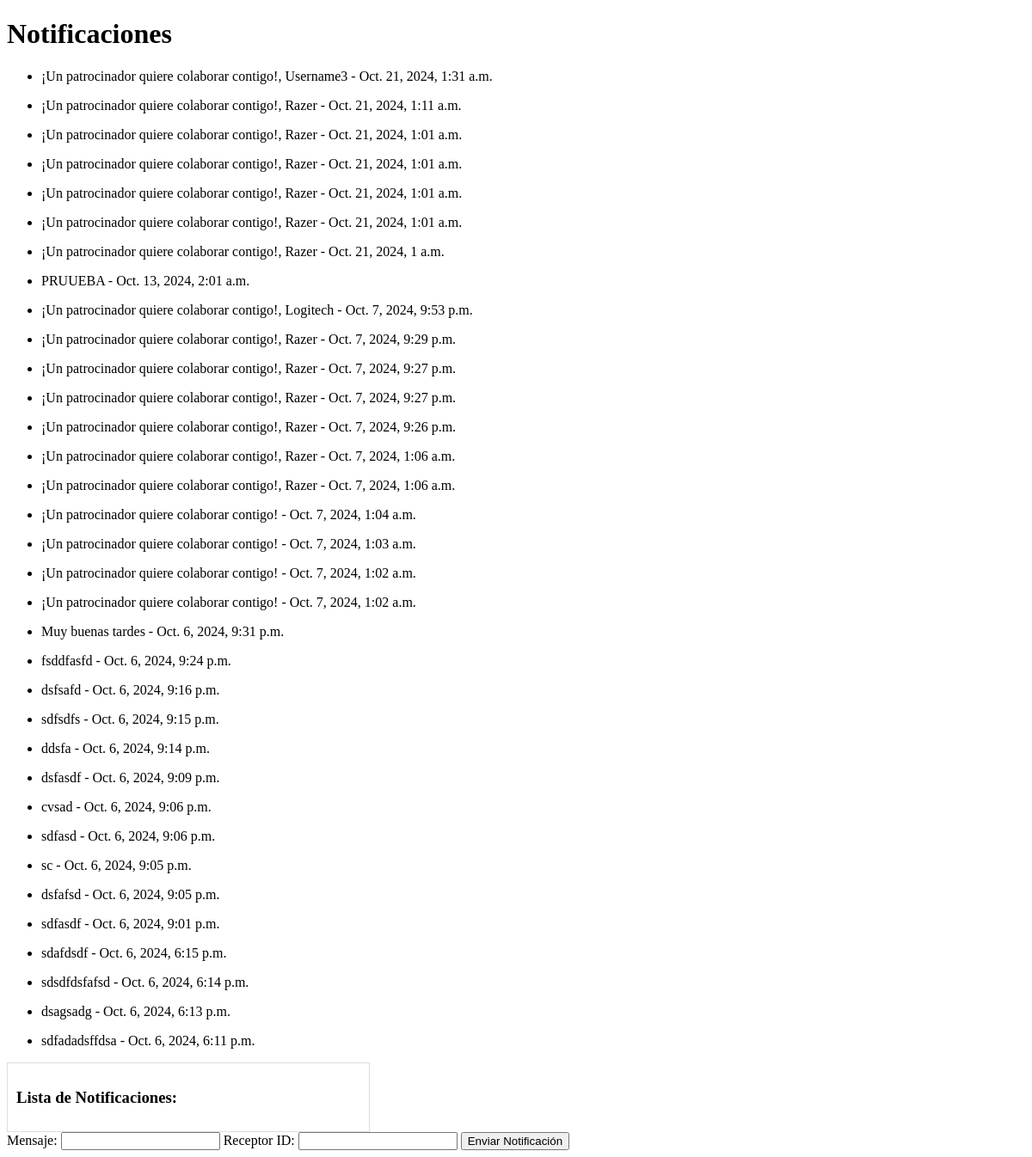
/notifications/ (signed in), run on an earlier commit of the app's database.
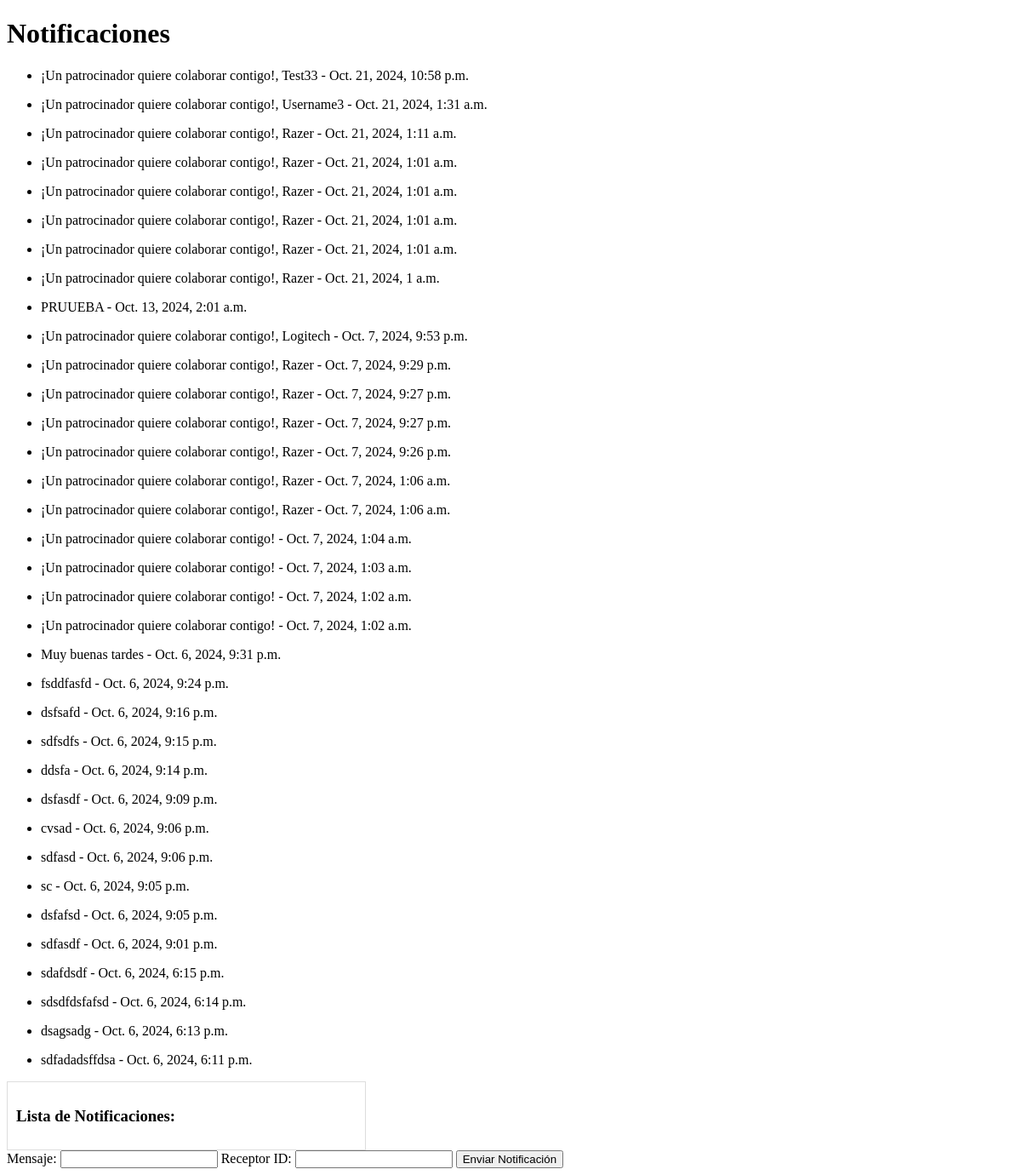
And on a later commit of the database.
### notifications/models.py (models this page shows)
class NotificationSystem(models.Model):
    sender = models.ForeignKey(User, on_delete=models.CASCADE, related_name="notification_sender")
    receiver = models.ForeignKey(User, on_delete=models.CASCADE, related_name="notification_receiver")
    message = models.TextField(max_length=255)
    created_at = models.DateTimeField(auto_now_add=True)

### notifications/views.py (the view)
# urls.py: path('', include('notifications.urls')), # Incluye todas las rutas de `notifications.urls` sin prefijo adicional
def notifications(request):
    notifications = NotificationSystem.objects.filter(receiver=request.user).order_by('-created_at')
    return render(request, 'notificationsystem.html', {'notifications': notifications})

### core/context_processors.py (called while the page is built)
def user_role(request):
    if request.user.is_authenticated:
        if request.user.groups.filter(name='Sponsor').exists():
            return {'role': 'sponsor'}
        elif request.user.groups.filter(name='Gamer').exists():
            return {'role': 'gamer'}
        else:
            return {'role': 'other'}
    return {'role': 'guest'}

def notifications(request):
    if request.user.is_authenticated:
        notifications = NotificationSystem.objects.filter(receiver=request.user).order_by('-created_at')[:8]
        return {'notifications': notifications}
    return {'notifications': []}

def verification(request):
    if request.user.is_authenticated:
        verificate = ExtendedData.objects.filter(user=request.user, user_verification=True)
        if verificate.exists():
            return {'verified':True}
        else:
            return {'verified':False}
    return {'verified':False}

### notifications/templates/notificationsystem.html (shortened to what this page needs)
<!DOCTYPE html>
<html lang="es">
<head>
</head>
<body>
    <h1>Notificaciones</h1>
    <ul id="notification-list">
        {% for notification in notifications %}
            <li>
                <p>{{ notification.message }} - {{ notification.created_at }}</p>
            </li>
        {% endfor %}
    </ul>
    <div id="notifications" style="border: 1px solid #ddd; padding: 10px; max-width: 400px;">
        <h3>Lista de Notificaciones:</h3>
    </div>
    <form id="notificationForm">
        <label for="message">Mensaje:</label>
        <input type="text" id="message" name="message" required>
        <label for="receiver">Receptor ID:</label>
        <input type="text" id="receiver" name="receiver" required>
        <button type="submit">Enviar Notificación</button>
    </form>
</body>
</html>

What changed in the data, as far as the page shows it:
added NotificationSystem: message "¡Un patrocinador quiere colaborar contigo!, Test33", created_at "Oct. 21, 2024, 10:58 p.m."
